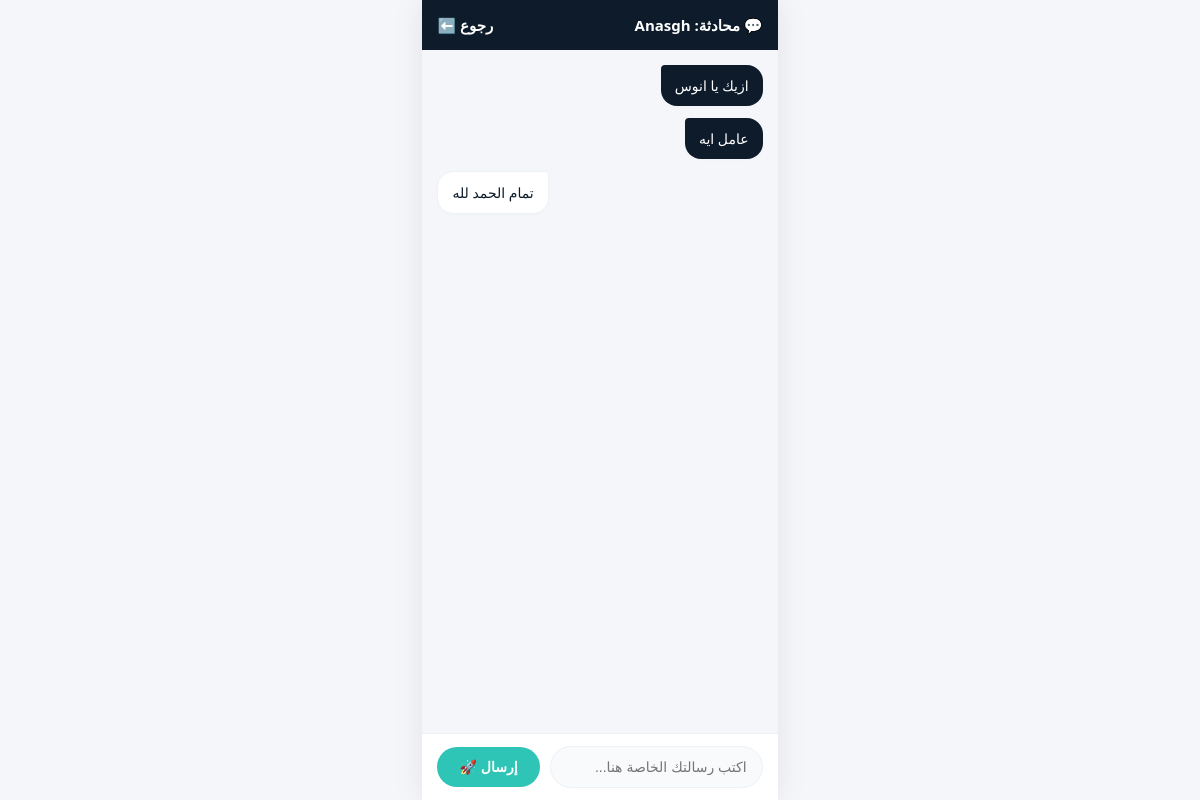
The page /chats/2/ (signed in) on the database as committed earlier.
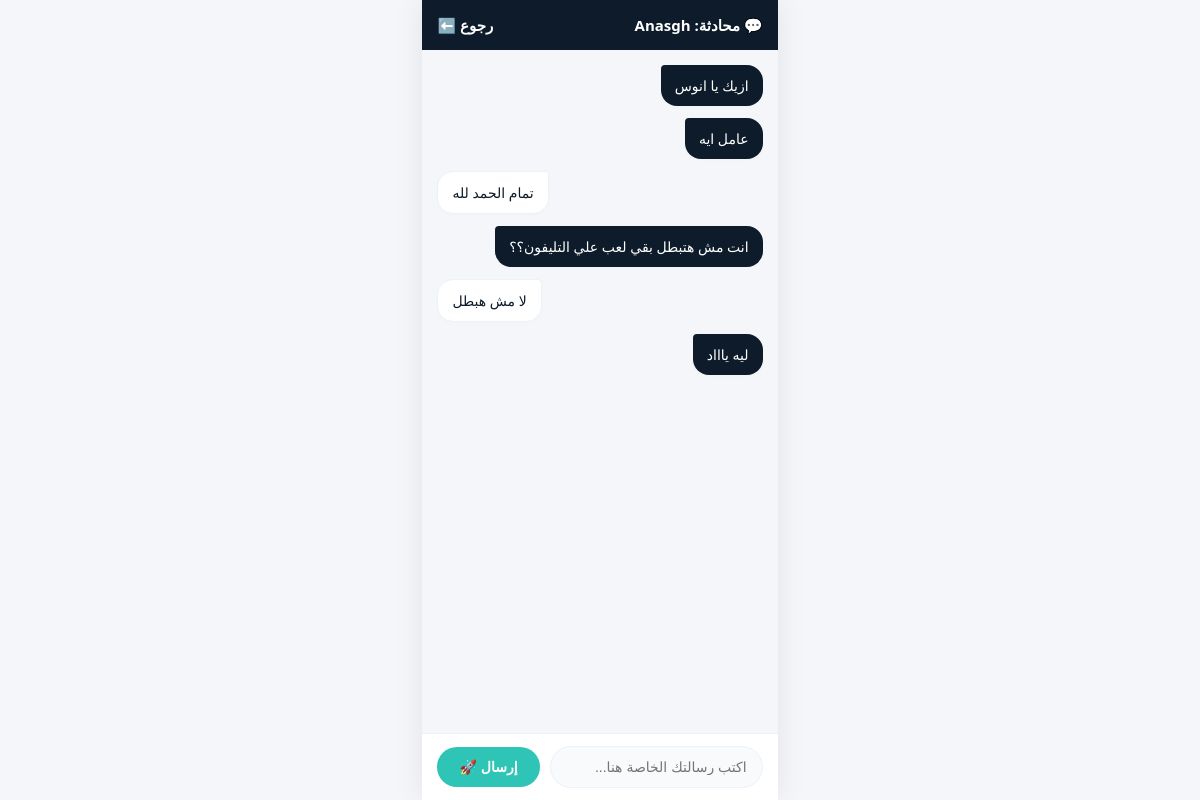
The same page on the database as committed later.
### accounts/models.py (models this page shows, shortened)
class ChatMessage(models.Model):
    sender = models.ForeignKey(User, on_delete=models.CASCADE, related_name='sent_messages')
    receiver = models.ForeignKey(User, on_delete=models.CASCADE, related_name='received_messages')
    message = models.TextField(verbose_name="نص الرسالة")
    is_read = models.BooleanField(default=False)
    created_at = models.DateTimeField(auto_now_add=True)
    class Meta:
        ordering = ['created_at'] # ترتيب الرسائل من الأقدم للأحدث داخل المحادثة

### accounts/views.py (the view)
# urls.py: path('chats/<int:user_id>/', chat_detail_view, name='chat_detail'),
@login_required
def chat_detail_view(request, user_id):
    other_user = get_object_or_404(User, id=user_id)
    if request.method == 'POST':
        message_text = request.POST.get('message')
        if message_text:
            ChatMessage.objects.create(sender=request.user, receiver=other_user, message=message_text)
            return redirect('chat_detail', user_id=user_id)
    messages = ChatMessage.objects.filter(
        (models.Q(sender=request.user) & models.Q(receiver=other_user)) |
        (models.Q(sender=other_user) & models.Q(receiver=request.user))
    )
    return render(request, 'accounts/chat_detail.html', {'other_user': other_user, 'chat_messages': messages})

### accounts/templates/accounts/chat_detail.html (shortened to what this page needs)
<!DOCTYPE html>
<html lang="ar" dir="rtl">
<head>
</head>
<body>
    <div class="chat-main-wrapper">
        <div class="chat-header">
            <h3>💬 محادثة: {{ other_user.username }}</h3>
            <a href="{% url 'chat_rooms_list' %}" class="btn-back-link">رجوع ⬅️</a>
        </div>
        <div class="chat-zone" id="chatMessagesContainer">
            {% for msg in chat_messages %}
                <div class="bubble {% if msg.sender == request.user %}my-msg{% else %}other-msg{% endif %}">
                    {{ msg.message }}
                </div>
            {% empty %}
                <p style="text-align: center; color: #a0aec0; font-size: 12px; margin: auto;" id="empty-chat-text">لا توجد رسائل سابقة. ابدأ المحادثة الآن وسجل عروضك! 🚀</p>
            {% endfor %}
        </div>
        <div class="input-zone-container">
            <form method="POST" class="chat-form">
                <input type="text" name="message" class="chat-input" placeholder="اكتب رسالتك الخاصة هنا..." required autocomplete="off">
                <button type="submit" class="btn-send">إرسال 🚀</button>
            </form>
        </div>
    </div>
</body>
</html>

Rows that differ between the two databases and show on the page:
added ChatMessage: message "انت مش هتبطل بقي لعب علي التليفون؟؟"
added ChatMessage: message "لا مش هبطل"
added ChatMessage: message "ليه ياااد"
